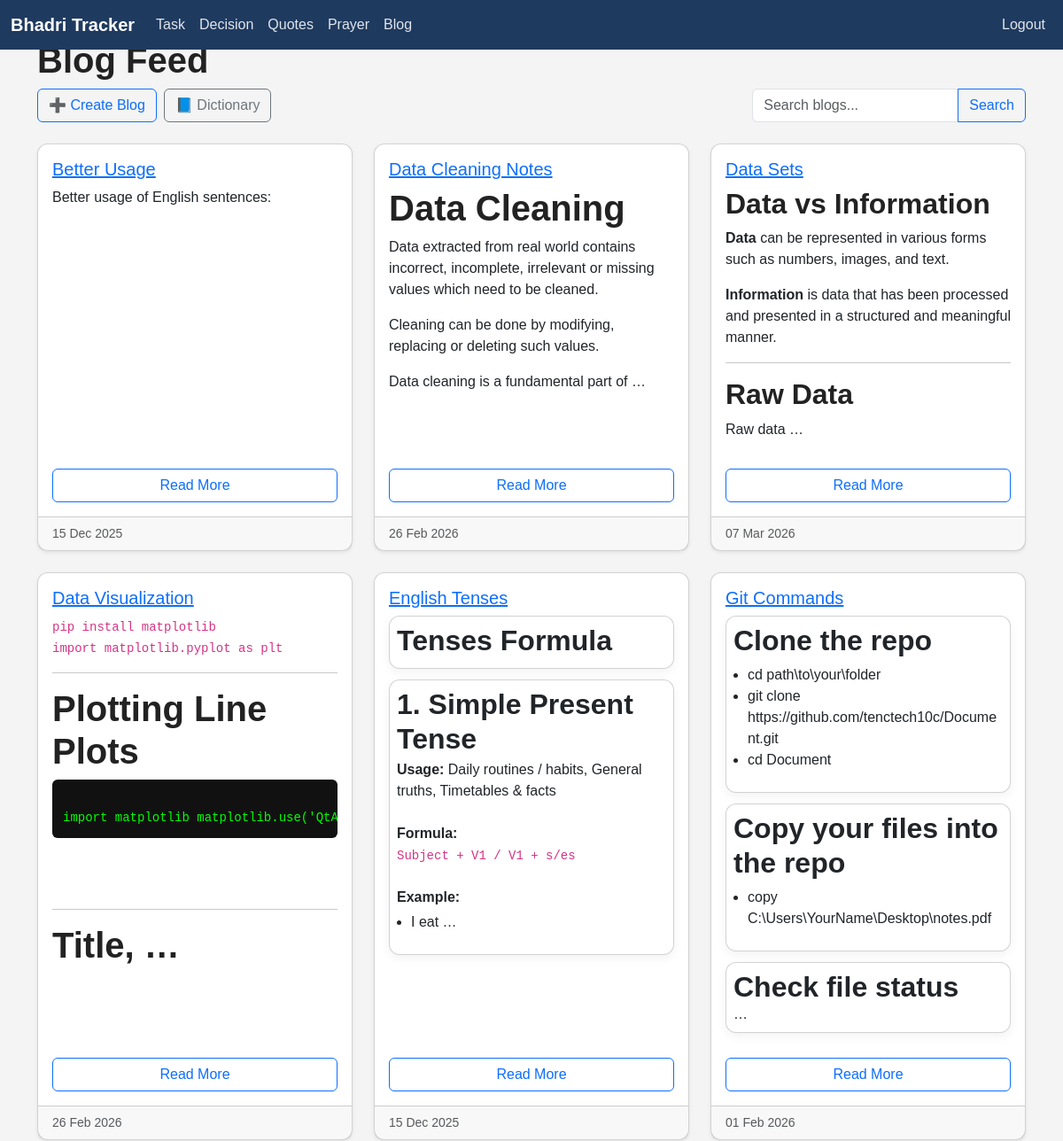
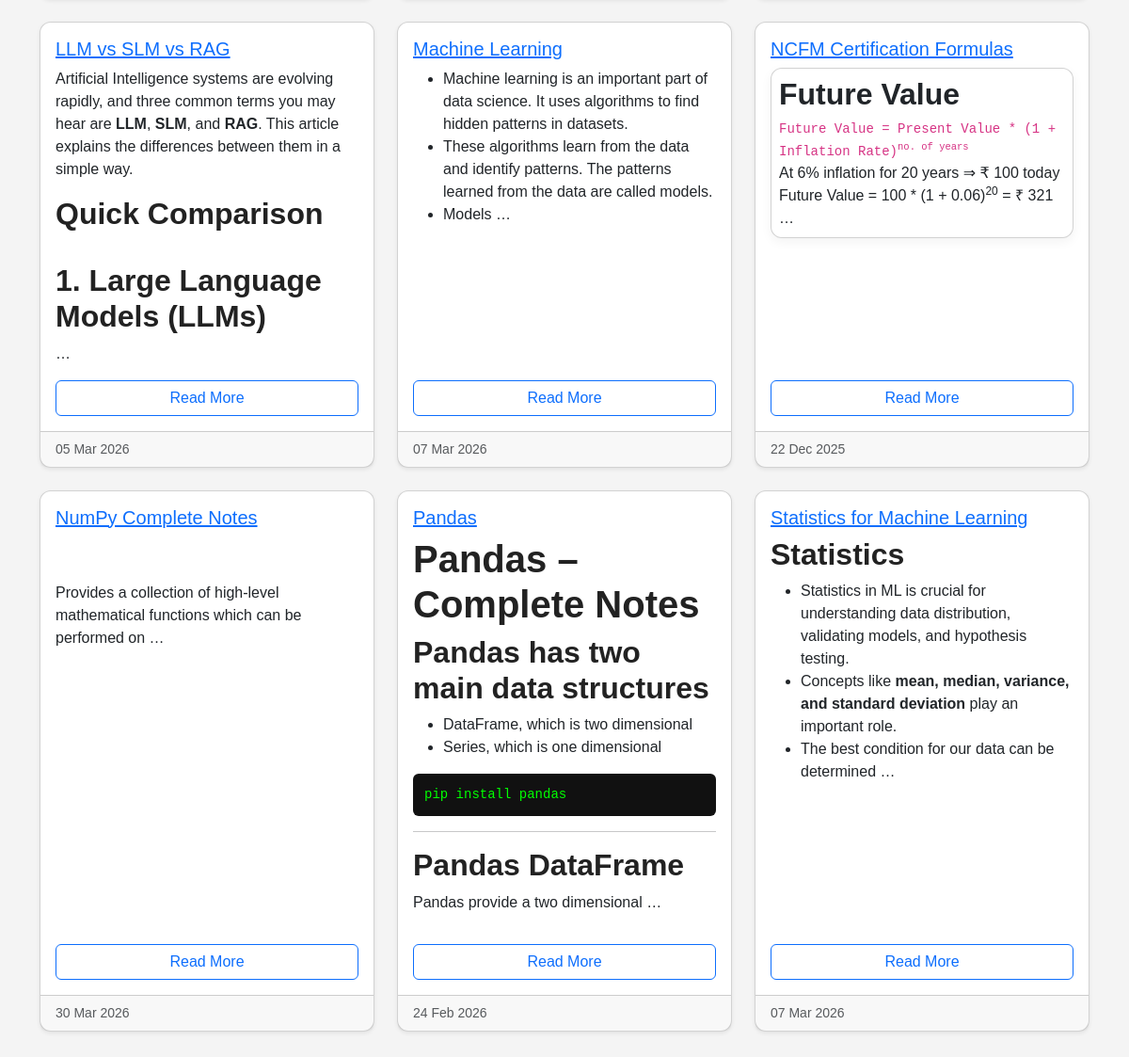
The page /blogs/ (signed in) on the database its author committed (2 pictures, top to bottom).
### blog/models.py (models this page shows, shortened)
class Blog(models.Model):
    title = models.CharField(max_length=200)
    content = models.TextField(help_text="HTML content allowed")
    created_at = models.DateTimeField(auto_now_add=True)
    pin = models.BooleanField(default=False)

### blog/views.py (the view)
# urls.py: path('', views.blog_list, name='blog_list'),
@login_required
def blog_list(request):
    query = request.GET.get('q', '')
    blogs = Blog.objects.all()
    if query:
        blogs = blogs.filter(
            Q(title__icontains=query) |
            Q(content__icontains=query)
        )
    blogs = blogs.order_by('-pin', 'title', '-created_at')
    return render(request, 'blog/blog_list.html', {'blogs': blogs, 'query': query})

### blog/templatetags/blog_extras.py (called while the page is built)
@register.filter
def remove_media(html):
    if not html:
        return ""
    html = re.sub(r'<img[^>]*>', '', html, flags=re.IGNORECASE)
    html = re.sub(r'<video[^>]*>.*?</video>', '', html, flags=re.IGNORECASE | re.DOTALL)
    html = re.sub(r'<table[^>]*>.*?</table>', '', html, flags=re.IGNORECASE | re.DOTALL)
    return html

### templates/blog/blog_list.html (shortened to what this page needs)
{% extends "base.html" %}
{% load blog_extras %}
{% block content %}
<h1>Blog Feed</h1>
<div class="d-flex flex-wrap align-items-center justify-content-between mb-3">
    <div class="d-flex gap-2 mb-2">
        <a href="{% url 'blogs:blog_create' %}" class="btn btn-outline-primary">➕ Create Blog</a>
        <a href="{% url 'blogs:word_list' %}" class="btn btn-outline-secondary">📘 Dictionary</a>
    </div>
    <form method="get" class="d-flex align-items-center mb-2 ms-auto">
        <div class="input-group">
            <input type="text" name="q" class="form-control" placeholder="Search blogs..." value="{{ query }}">
            <button class="btn btn-outline-primary" type="submit">Search</button>
        </div>
    </form>
</div>
<div class="row">
    {% for blog in blogs %}
        <div class="col-md-6 col-lg-4 mb-4">
            <div class="card h-100 shadow-sm">
                <div class="card-body d-flex flex-column">
                    <h5 class="card-title">
                        <a href="{% url 'blogs:blog_detail' blog.id %}">
                            {{ blog.title }}
                        </a>
                    </h5>
                    <div class="card-text mb-3">
                        {{ blog.content|remove_media|truncatewords_html:40|safe }}
                    </div>
                    <a href="{% url 'blogs:blog_detail' blog.id %}" class="btn btn-outline-primary mt-auto">Read More</a>
                </div>
                <div class="card-footer text-muted small">
                    {{ blog.created_at|date:"d M Y" }}
                </div>
            </div>
        </div>
    {% empty %}
        <p class="text-muted">No blogs found.</p>
    {% endfor %}
</div>
{% endblock %}

### static/css/base.css (style rules this page uses)
body { padding: 0 8px; padding-top: 50px; background-color: #f5f7fa; color: #212529; }
h1, h2, h3 { color: #1f3a5f; font-weight: 600; }
.card { border-radius: 12px; box-shadow: 0 4px 12px rgba(0,0,0,0.05); }

### rows shown on the page
Blog: title "Better Usage", content|remove_media "Better usage of English sentences:", created_at "15 Dec 2025"
Blog: title "Data Cleaning Notes", content|remove_media "Data Cleaning Data extracted from real world contains incorrect, incomplete, irrelevant or missing values which need to be cleaned. Cleaning can be done by modifying, replacing or deleting such values. Data cleaning is a fundamental part of …", created_at "26 Feb 2026"
Blog: title "Data Sets", content|remove_media "Data vs Information Data can be represented in various forms such as numbers, images, and text. Information is data that has been processed and presented in a structured and meaningful manner. Raw Data Raw data …", created_at "07 Mar 2026"
Blog: title "Data Visualization", content|remove_media "pip install matplotlib import matplotlib.pyplot as plt Plotting Line Plots import matplotlib Title, …", created_at "26 Feb 2026"
Blog: title "English Tenses", content|remove_media "Tenses Formula 1. Simple Present Tense Usage: Daily routines / habits, General truths, Timetables & facts Formula: Subject + V1 / V1 + s/es Example: I eat …", created_at "15 Dec 2025"
Blog: title "Git Commands", content|remove_media "Clone the repo cd path\\to\\your\\folder git clone https://github.com/tenctech10c/Document.git cd Document Copy your files into the repo copy C:\\Users\\YourName\\Desktop\\notes.pdf Check file status …", created_at "01 Feb 2026"
Blog: title "LLM vs SLM vs RAG", content|remove_media "Artificial Intelligence systems are evolving rapidly, and three common terms you may hear are LLM , SLM , and RAG . This article explains the differences between them in a simple way. Quick Comparison 1. Large Language Models (LLMs) …", created_at "05 Mar 2026"
Blog: title "Machine Learning", content|remove_media "Machine learning is an important part of data science. It uses algorithms to find hidden patterns in datasets. These algorithms learn from the data and identify patterns. The patterns learned from the data are called models. Models …", created_at "07 Mar 2026"
Blog: title "NCFM Certification Formulas", content|remove_media "Future Value Future Value = Present Value * (1 + Inflation Rate) no. of years At 6% inflation for 20 years ⇒ ₹ 100 today Future Value = 100 * (1 + 0.06) 20 = ₹ 321 …", created_at "22 Dec 2025"
Blog: title "NumPy Complete Notes", content|remove_media "Provides a collection of high-level mathematical functions which can be performed on …", created_at "30 Mar 2026"
Blog: title "Pandas", content|remove_media "Pandas – Complete Notes Pandas has two main data structures DataFrame, which is two dimensional Series, which is one dimensional pip install pandas Pandas DataFrame Pandas provide a two dimensional …", created_at "24 Feb 2026"
Blog: title "Statistics for Machine Learning", content|remove_media "Statistics Statistics in ML is crucial for understanding data distribution, validating models, and hypothesis testing. Concepts like mean, median, variance, and standard deviation play an important role. The best condition for our data can be determined …", created_at "07 Mar 2026"
